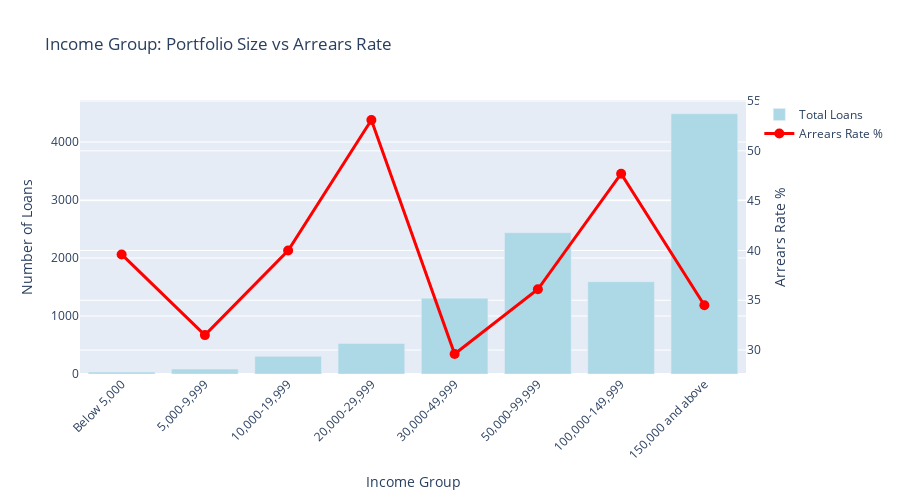

The code cell stored with this chart in its notebook:
### Code cell
# Visualize income group performance
fig = go.Figure()

fig.add_trace(go.Bar(
    x=income_performance['income_group'],
    y=income_performance['total_loans'],
    name='Total Loans',
    yaxis='y',
    marker_color='lightblue'
))

fig.add_trace(go.Scatter(
    x=income_performance['income_group'],
    y=income_performance['arrears_rate_pct'],
    name='Arrears Rate %',
    yaxis='y2',
    mode='lines+markers',
    marker=dict(size=10, color='red'),
    line=dict(width=3)
))

fig.update_layout(
    title='Income Group: Portfolio Size vs Arrears Rate',
    xaxis=dict(title='Income Group', tickangle=-45),
    yaxis=dict(title='Number of Loans', side='left'),
    yaxis2=dict(title='Arrears Rate %', overlaying='y', side='right'),
    height=500,
    hovermode='x unified'
)

fig.show()

### Figure 1 — Plotly figure (JSON) as saved in the notebook; plotly's stock layout.template omitted (floating-point values rounded to 4 significant figures)
{"data": [{"marker": {"color": "lightblue"}, "name": "Total Loans", "type": "bar", "x": ["Below 5,000", "5,000-9,999", "10,000-19,999", "20,000-29,999", "30,000-49,999", "50,000-99,999", "100,000-149,999", "150,000 and above"], "y": [33, 85, 304, 526, 1308, 2435, 1591, 4488], "yaxis": "y"}, {"line": {"width": 3}, "marker": {"color": "red", "size": 10}, "mode": "lines+markers", "name": "Arrears Rate %", "type": "scatter", "x": ["Below 5,000", "5,000-9,999", "10,000-19,999", "20,000-29,999", "30,000-49,999", "50,000-99,999", "100,000-149,999", "150,000 and above"], "y": [39.6, 31.5, 40.0, 53.1, 29.6, 36.1, 47.7, 34.5], "yaxis": "y2"}], "layout": {"height": 500, "hovermode": "x unified", "title": {"text": "Income Group: Portfolio Size vs Arrears Rate"}, "xaxis": {"tickangle": -45, "title": {"text": "Income Group"}}, "yaxis": {"side": "left", "title": {"text": "Number of Loans"}}, "yaxis2": {"overlaying": "y", "side": "right", "title": {"text": "Arrears Rate %"}}}}
